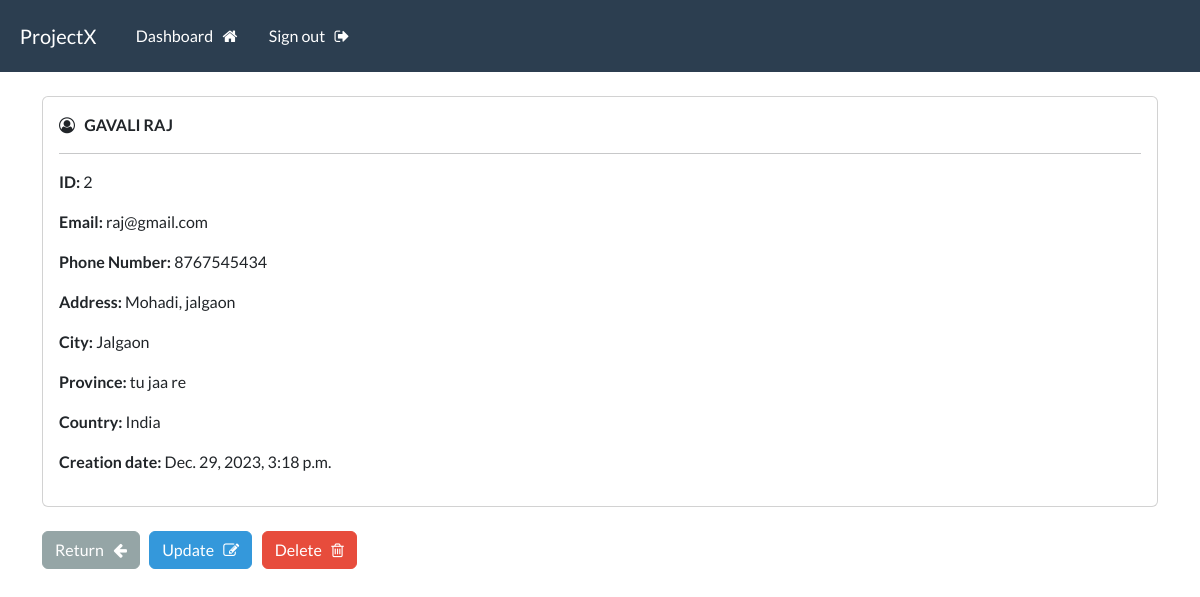
/view-record/2 (signed in), run on the app's committed database.
### webapp/models.py (models this page shows, shortened)
class Record(models.Model):
	creation_date = models.DateTimeField(auto_now_add=True)
	first_name = models.CharField(max_length=100)
	last_name = models.CharField(max_length=100)
	email = models.EmailField(max_length=255, unique=True)
	phone = models.CharField(max_length=20)
	address = models.CharField(max_length=300)
	city = models.CharField(max_length=255)
	province = models.CharField(max_length=200)
	country = models.CharField(max_length=125)

### webapp/views.py (the view)
# urls.py: path('view-record/<int:id>', views.view_record, name='view_record'),
@login_required(login_url='my_login')
def view_record(request, id):
	record = Record.objects.get(id=id)
	return render(request, 'webapp/view-record.html', {'record': record})

### webapp/templates/webapp/view-record.html (shortened to what this page needs)
{% extends 'webapp/base.html' %}
{% block content %}
	<div class="card">
		<div class="card-body">
			<i class="fa fa-user-circle-o" aria-hidden="true"></i> &nbsp;
			<strong>
				{{ record.last_name|upper }}
				{{ record.first_name | upper }}
			</strong>
			<hr>
			<p> <strong> ID: </strong> {{ record.id }} </p>
			<p> <strong> Email: </strong> {{ record.email }} </p>
			<p> <strong> Phone Number: </strong> {{ record.phone }} </p>
			<p> <strong> Address: </strong> {{ record.address }} </p>
			<p> <strong> City: </strong> {{ record.city }} </p>
			<p> <strong> Province: </strong> {{ record.province }} </p>
			<p> <strong> Country: </strong> {{ record.country }} </p>
			<p> <strong> Creation date: </strong> {{ record.creation_date }}</p>
		</div>
	</div>
	<br>
	<a href="{% url 'dashboard' %}" class="btn btn-secondary"> Return &nbsp; <i class="fa fa-arrow-left" aria-hidden="true"></i> </a>
	<a href="{% url 'update_record' record.id %}" class="btn btn-info"> Update &nbsp; <i class="fa fa-pencil-square-o" aria-hidden="true"></i> </a>
	<a href="{% url 'delete_record' record.id %} " onclick="return confirm('Are you sure you want to delete this record?')" class="btn btn-danger"> Delete &nbsp; <i class="fa fa-trash-o" aria-hidden="true"></i> </a>
{% endblock %}

### data on the page
Record: last_name "GAVALI", first_name "RAJ", id "2", email "raj@gmail.com", phone "8767545434", address "Mohadi, jalgaon", city "Jalgaon", province "tu jaa re", country "India", creation_date "Dec. 29, 2023, 3:18 p.m."
